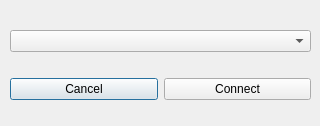
<?xml version="1.0" encoding="UTF-8"?>
<ui version="4.0">
 <class>Dialog</class>
 <widget class="QDialog" name="Dialog">
  <property name="geometry">
   <rect>
    <x>0</x>
    <y>0</y>
    <width>320</width>
    <height>126</height>
   </rect>
  </property>
  <property name="windowTitle">
   <string>Connect</string>
  </property>
  <widget class="QWidget" name="gridLayoutWidget">
   <property name="geometry">
    <rect>
     <x>10</x>
     <y>10</y>
     <width>301</width>
     <height>111</height>
    </rect>
   </property>
   <layout class="QGridLayout" name="gridLayout">
    <item row="0" column="0">
     <widget class="QComboBox" name="comboBox"/>
    </item>
    <item row="2" column="0">
     <layout class="QHBoxLayout" name="horizontalLayout">
      <item>
       <widget class="QPushButton" name="pushButton_2">
        <property name="text">
         <string>Cancel</string>
        </property>
       </widget>
      </item>
      <item>
       <widget class="QPushButton" name="pushButton">
        <property name="text">
         <string>Connect</string>
        </property>
       </widget>
      </item>
     </layout>
    </item>
   </layout>
  </widget>
 </widget>
 <resources/>
 <connections/>
</ui>
